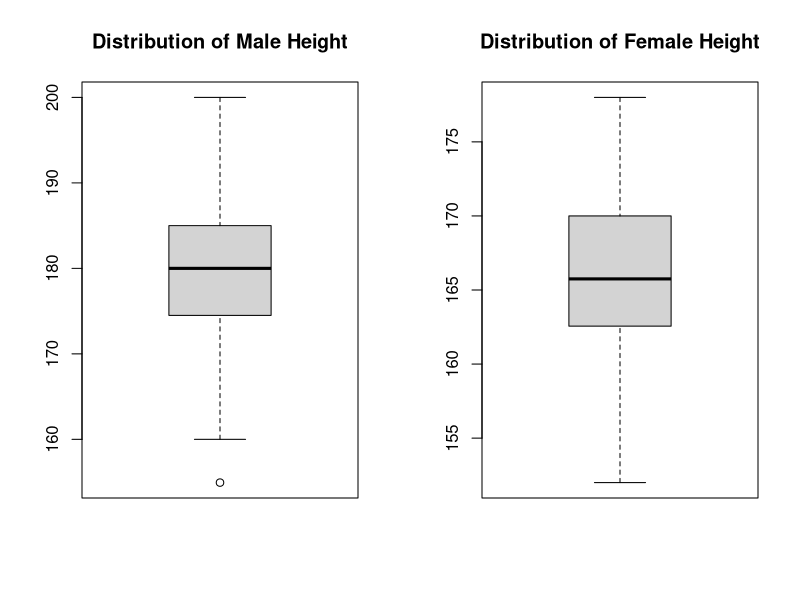
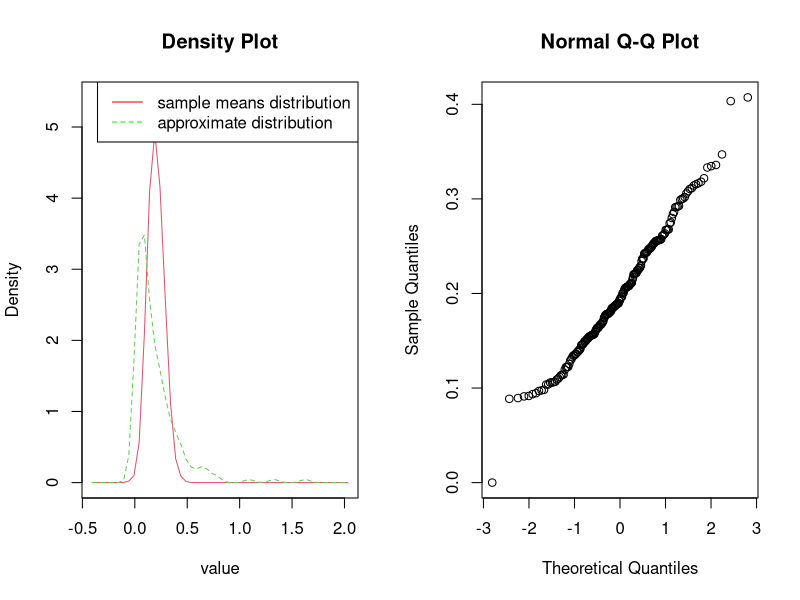
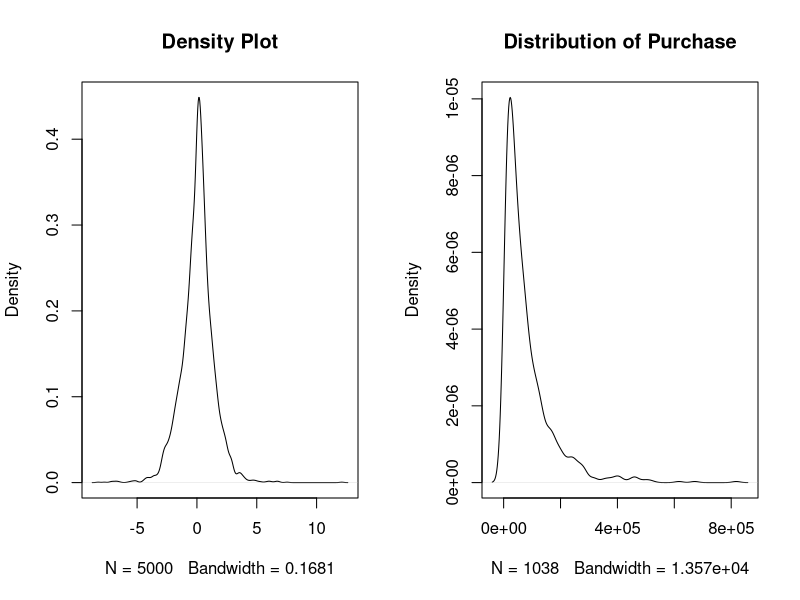
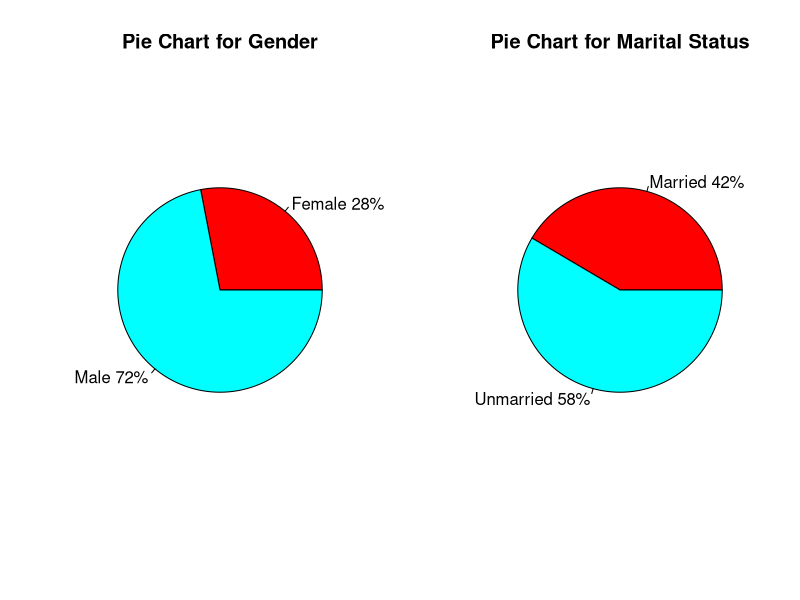
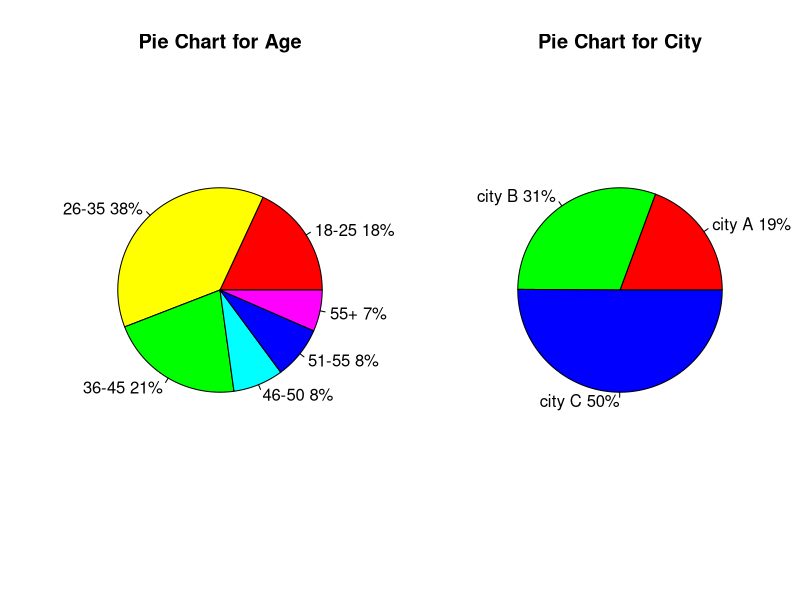
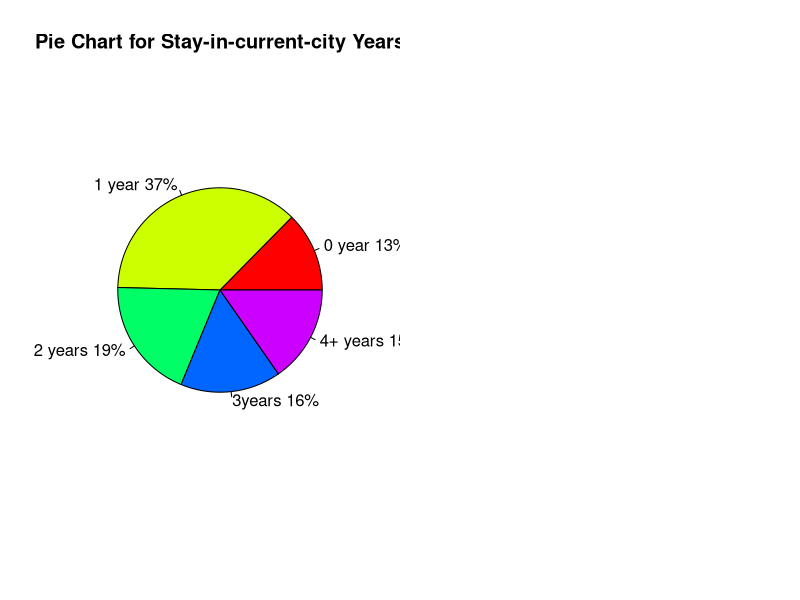

These figures' R source, in order:
## ---- chunk 1
knitr::opts_chunk$set(echo = FALSE)
## ---- chunk 2
library(MASS)
newdataset = na.omit(survey)
summary(newdataset)
## ---- chunk 3
Wr.Hnd <- c(13.0,17.5,18.5,18.8,20.0,23.2)
NW.Hnd <- c(12.50, 17.50, 18.50, 18.73, 20.00, 23.50)
Pulse <- c(35.00, 66.75, 72.00, 74.02, 80.00, 104.00)
Height <- c(152.0,165.0,170.6,172.5,180.0,200.0)
Age <- c(16.92, 17.67, 18.58,20.43, 20.17, 70.42)
item <- c('Min.', '1st Qu.', 'Median','Mean','3rd Qu.', 'Max.')
total <- data.frame(item, Wr.Hnd, NW.Hnd,Pulse, Height, Age)
total
## ---- chunk 4
male=subset(newdataset,Sex=='Male')
male_height=male['Height']

female=subset(newdataset,Sex=='Female')
female_height=female['Height']
par(mfrow=c(1,2))

boxplot(male_height,
        main='Distribution of Male Height')
boxplot(female_height,
        main='Distribution of Female Height')

## ---- chunk 5
fit1 <- lm(Pulse~Wr.Hnd, data=newdataset)
summary(fit1)
fit2 <- lm(Pulse~NW.Hnd, data=newdataset)
summary(fit2)
fit3 <- lm(Pulse~Height, data=newdataset)
summary(fit3)
fit4 <- lm(Pulse~Age, data=newdataset)
summary(fit4)
## ---- chunk 6
a <- length(newdataset$Clap)
b <- sum(newdataset$Clap=='Left')
prop.test(b,a,alternative = 'less', p=.2)
## ---- chunk 7
t.test(newdataset$Wr.Hnd,newdataset$NW.Hnd,alternative = 'greater')
## ---- chunk 8
newmatrix=matrix(0,nrow=200, ncol=1)
count <- 1
while(count < 200){
  a = rexp(10,5)
  meanvalue=mean(a)
  newmatrix[count,]=meanvalue
  count <- count+1
}
newmatrix
## ---- chunk 9
library(sm)
dist <- c(1:400)
dist[1:200] <- newmatrix
dist[201:400]<- rexp(200,5)
tag <- c(rep('1',times=200),rep('2',times=200))
anewdataframe <- data.frame(tag,dist)
tag.f<-factor(tag,levels = c('1','2'), labels=c('mean_value_dist','expo_dist'))
## ---- chunk 10
sm.density.compare(anewdataframe$dist, anewdataframe$tag,xlab='value')
title(main="Density Plot") 
legend("topright",c("sample means distribution", "approximate distribution"),
       lty=c(1, 2), col=c("red", "green"))
## ---- chunk 11
qqnorm(newmatrix)
## ---- chunk 12
matrix1<- matrix(0,5000,1)
count1 <-1
while(count1 < 5000){
  if (runif(1)<0.75){
    matrix1[count1,]=rt(1,df=4);
    count1=count1+1
  }else{if(runif(1)<0.6){
    matrix1[count1,]<- rexp(1,2)}else{
    matrix1[count1,]<- runif(1,-3,3)};
    count1=count1+1}
}
plot(density(matrix1),main='Density Plot')
## ---- chunk 13
sort(matrix1)
VaR=quantile(matrix1,.05)
## ---- chunk 14
newdata <- read.csv(file='customer_analysis.csv')
plot(density(newdata$Purchase),main = 'Distribution of Purchase')

par(mfrow=c(1,2))
num1<- sum(newdata=='F')
num2<- sum(newdata=='M')
slices<- c(num1,num2)
lbls <- c('Female','Male')
pct <- round(slices/sum(slices)*100)
lbls2<-paste(lbls,' ', pct,'%',sep = '')
pie(slices, labels=lbls2, col=rainbow(length(lbls2)), main='Pie Chart for Gender')

num1<- sum(newdata$Marital_Status==1)
num2<- sum(newdata$Marital_Status==0)
slices <- c(num1,num2)
lbls <- c('Married','Unmarried')
pct <- round(slices/sum(slices)*100)
lbls2<-paste(lbls,' ', pct,'%',sep = '')
pie(slices, labels = lbls2,col=rainbow(length(lbls2)), main='Pie Chart for Marital Status')

num1<- sum(newdata=='18-25')
num2<- sum(newdata=='26-35')
num3<- sum(newdata=='36-45')
num4<- sum(newdata=='46-50')
num5<- sum(newdata=='51-55')
num6<- sum(newdata=='55+')
slices<- c(num1,num2,num3,num4,num5,num6)
lbls <- c('18-25','26-35','36-45','46-50','51-55','55+')
pct <- round(slices/sum(slices)*100)
lbls2<-paste(lbls,' ', pct,'%',sep = '')
pie(slices,lbls2,col=rainbow(length(lbls2)), main='Pie Chart for Age')

num1<- sum(newdata=='A')
num2<- sum(newdata=='B')
num3<- sum(newdata=='C')
slices <-c(num1,num2,num3)
lbls<- c('city A','city B','city C')
pct <- round(slices/sum(slices)*100)
lbls2<-paste(lbls,' ', pct,'%',sep = '')
pie(slices,lbls2,col=rainbow(length(lbls2)), main='Pie Chart for City')

num1<- sum(newdata$Stay_In_Current_City_Years==0)
num2<- sum(newdata$Stay_In_Current_City_Years==1)
num3<- sum(newdata$Stay_In_Current_City_Years==2)
num4<- sum(newdata$Stay_In_Current_City_Years==3)
num5<- sum(newdata$Stay_In_Current_City_Years=='4+')
slices<- c(num1,num2,num3,num4,num5)
lbls<- c('0 year','1 year','2 years','3years','4+ years')
pct <- round(slices/sum(slices)*100)
lbls2<-paste(lbls,' ', pct,'%',sep = '')
pie(slices, labels = lbls2, col=rainbow(length(lbls2)), main = 'Pie Chart for Stay-in-current-city Years')
